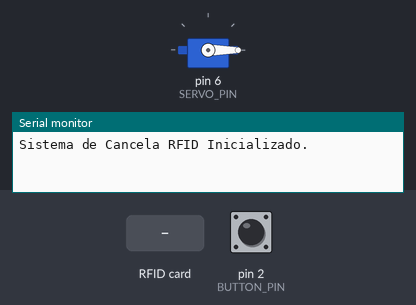
A sketch run on a simulated Arduino Uno, built with avr-gcc and run on an emulated ATmega328P. Shown: servo, the last lines printed to the serial monitor. Inputs (shaded band) come from the test bench; at power-on: pin 2 (BUTTON_PIN) HIGH.

Above: at 1.2 s.
1.3 s: pin 2 (BUTTON_PIN) pulled LOW for 0.15 s
At 1.77 s:
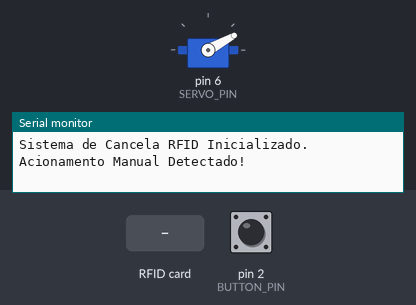
At 3.5 s:
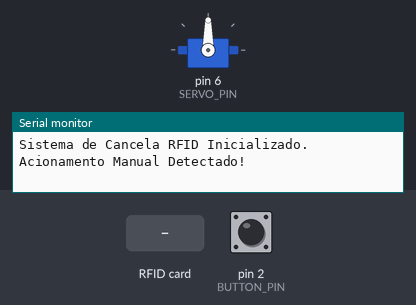
4.3 s: RFID card 5E 7A 19 C4 held to the reader
7.3 s: pin 2 (BUTTON_PIN) pulled LOW for 3.2 s
At 8.14 s:
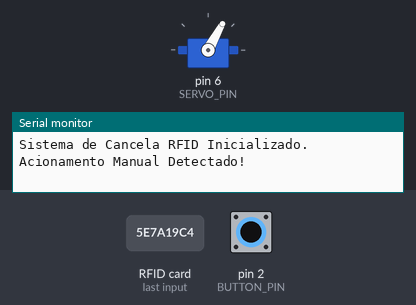
Timing chart, 0 to 18.0 s (numbered marks = the images above; inputs shaded):
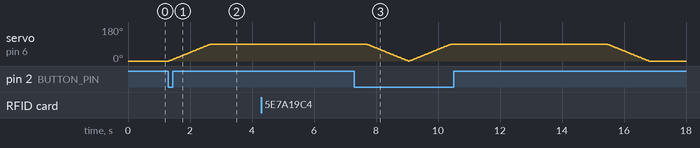

Measured:
- after the input at 1.3 s, servo on pin 6 (SERVO_PIN): moves from 0° to 90° over 1.4 s, starting at once
- after the input at 4.3 s, every drawn part: stays the same

The sketch:

cancela_rfid.ino
```cpp
#include <SPI.h>
#include <MFRC522.h>
#include <Servo.h>

// Definição de Pinos
#define SS_PIN 10
#define RST_PIN 9
#define SERVO_PIN 6
#define BUTTON_PIN 2

MFRC522 rfid(SS_PIN, RST_PIN);
Servo cancela;

// Lista de Cartões Autorizados (UIDs numéricos)
const long cartoesAutorizados[] = {1243044925, 2023456789};
const int numCartoes = sizeof(cartoesAutorizados) / sizeof(cartoesAutorizados[0]);

bool cancelaAberta = false;
int posicaoDoServo = 0;

void setup() {
  Serial.begin(9600);
  SPI.begin();
  rfid.PCD_Init();

  cancela.attach(SERVO_PIN);
  cancela.write(0); // Garante cancela fechada no início

  pinMode(BUTTON_PIN, INPUT_PULLUP);
  Serial.println("Sistema de Cancela RFID Inicializado.");
}

void loop() {
  // 1. Verificação do Botão de Acionamento Manual
  if (digitalRead(BUTTON_PIN) == LOW) {
    Serial.println("Acionamento Manual Detectado!");
    abrirCancela();
  }

  // 2. Verificação de Leitura do Cartão RFID
  if (!rfid.PICC_IsNewCardPresent() || !rfid.PICC_ReadCardSerial()) {
    return;
  }

  // Converter UID do cartão lido para valor numérico
  long uidLido = 0;
  for (byte i = 0; i < rfid.uid.size; i++) {
    uidLido = (uidLido << 8) | rfid.uid.uidByte[i];
  }

  Serial.print("Cartao Lido UID: ");
  Serial.println(uidLido);

  // Validar se o UID pertence à lista de autorizados
  bool autorizado = false;
  for (int i = 0; i < numCartoes; i++) {
    if (uidLido == cartoesAutorizados[i]) {
      autorizado = true;
      break;
    }
  }

  if (autorizado) {
    Serial.println("Acesso Permitido!");
    abrirCancela();
  } else {
    Serial.println("Acesso Negado!");
  }

  rfid.PICC_HaltA();
  rfid.PCD_StopCrypto1();
}

// Função para abrir a cancela de forma suave (0º a 90º)
void abrirCancela() {
  if (!cancelaAberta) {
    for (posicaoDoServo = 0; posicaoDoServo <= 90; posicaoDoServo++) {
      cancela.write(posicaoDoServo);
      delay(15);
    }
    cancelaAberta = true;
    delay(5000); // Permanece aberta por 5 segundos
    fecharCancela();
  }
}

// Função para fechar a cancela de forma suave (90º a 0º)
void fecharCancela() {
  if (cancelaAberta) {
    for (posicaoDoServo = 90; posicaoDoServo >= 0; posicaoDoServo--) {
      cancela.write(posicaoDoServo);
      delay(15);
    }
    cancelaAberta = false;
  }
}
```
